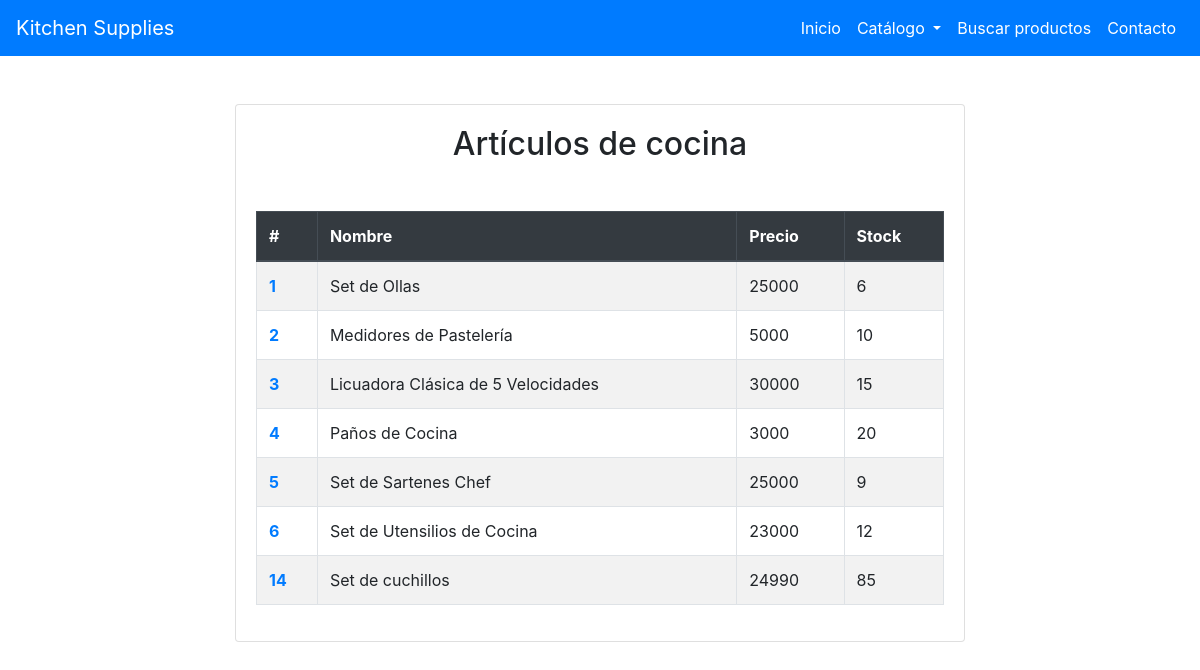
Page /prodsxcateg?cod_categoria=1 on the committed database.
### sprint2/models.py (models this page shows, shortened)
class Categoria (models.Model):
    nombre = models.CharField(max_length=100, help_text="Ingresa nombre Categoría")
    def __str__(self):
        return f'{self.nombre}'

class Producto (models.Model):
    nombre = models.CharField(max_length=100, help_text="Ingresa nombre Producto")
    stock = models.IntegerField(help_text="Stock de Producto")
    precio = models.IntegerField(null=True, help_text="Precio de Producto")
    imagen = models.ImageField(upload_to='productos', null=True)
    categoria = models.ForeignKey('Categoria', on_delete=models.SET_NULL, null=True)
    descripcion = models.CharField(max_length=200, help_text="Ingresa descripción del producto", null = True)
    def get_absolute_url(self):
        return reverse("producto-detail", args=[str(self.id)])

### sprint2/views.py (the view)
# urls.py: path('prodsxcateg', views.productos_categoria, name='productos-categoria'),
def productos_categoria(request):
    if (request.GET["cod_categoria"] and (request.GET["cod_categoria"]) != "0"):
        cod_categoria = request.GET["cod_categoria"]
        lst_productos = Producto.objects.filter(categoria__exact=cod_categoria)
        categoria = Categoria.objects.get(id__exact=cod_categoria)
        contexto = {"productos": lst_productos, "categoria": categoria}
    else:
        contexto = {"categoria": "Debe seleccionar una categoría"}
    return render(request, "sprint2/productos_categoria.html", contexto)

### sprint2/templates/sprint2/productos_categoria.html (shortened to what this page needs)
{% extends "sprint2/base.html" %}
{% block content %}
  <div class="container mt-4">
    <div class="row justify-content-center">
      <div class="col-md-8">
        <div class="card mt-4">
          <div class="card-body">
            {% if productos %}
              <h2 class="text-center">{{categoria}}</h2>
              <table class="table table-bordered table-striped mx-auto mt-5">
                <thead class="thead-dark">
                  <tr>
                    <th scope="col">#</th>
                    <th scope="col">Nombre</th>
                    <th scope="col">Precio</th>
                    <th scope="col">Stock</th>
                  </tr>
                </thead>
                <tbody>
                  {% for prod in productos %}
                    <tr>
                      <th scope="row"><a href="{{prod.get_absolute_url}}">{{prod.id}}</a></th>
                      <td>{{prod.nombre}}</td>
                      <td>{{prod.precio}}</td>
                      <td>{{prod.stock}}</td>
                    </tr>
                  {% endfor %}
                </tbody>
              </table>
            {% else %}
              <h2 class="text-center">Productos por Categoría</h2>
              <p class="text-center">{{categoria}}</p>
            {% endif %}
          </div>
        </div>
      </div>
    </div>
  </div>
{% endblock %}

### sprint2/templates/sprint2/base.html (style rules this page uses)
body { background-image: url("https://img.freepik.com/free-photo/abstract-pastel-blue-paint-brushstroke-textured-background_53876-108403.jpg?w=740&t=st=1682004679~exp=1682005279~hmac=c8eaf54329082a4ccc08bbda282186da5b9c5702f9fdf856f13b95622b970cff"); background-repeat: repeat; }

### rows in the picture
Categoria: nombre "Artículos de cocina"
Producto: id "1", nombre "Set de Ollas", precio "25000", stock "6"
Producto: id "2", nombre "Medidores de Pastelería", precio "5000", stock "10"
Producto: id "3", nombre "Licuadora Clásica de 5 Velocidades", precio "30000", stock "15"
Producto: id "4", nombre "Paños de Cocina", precio "3000", stock "20"
Producto: id "5", nombre "Set de Sartenes Chef", precio "25000", stock "9"
Producto: id "6", nombre "Set de Utensilios de Cocina", precio "23000", stock "12"
Producto: id "14", nombre "Set de cuchillos", precio "24990", stock "85"
